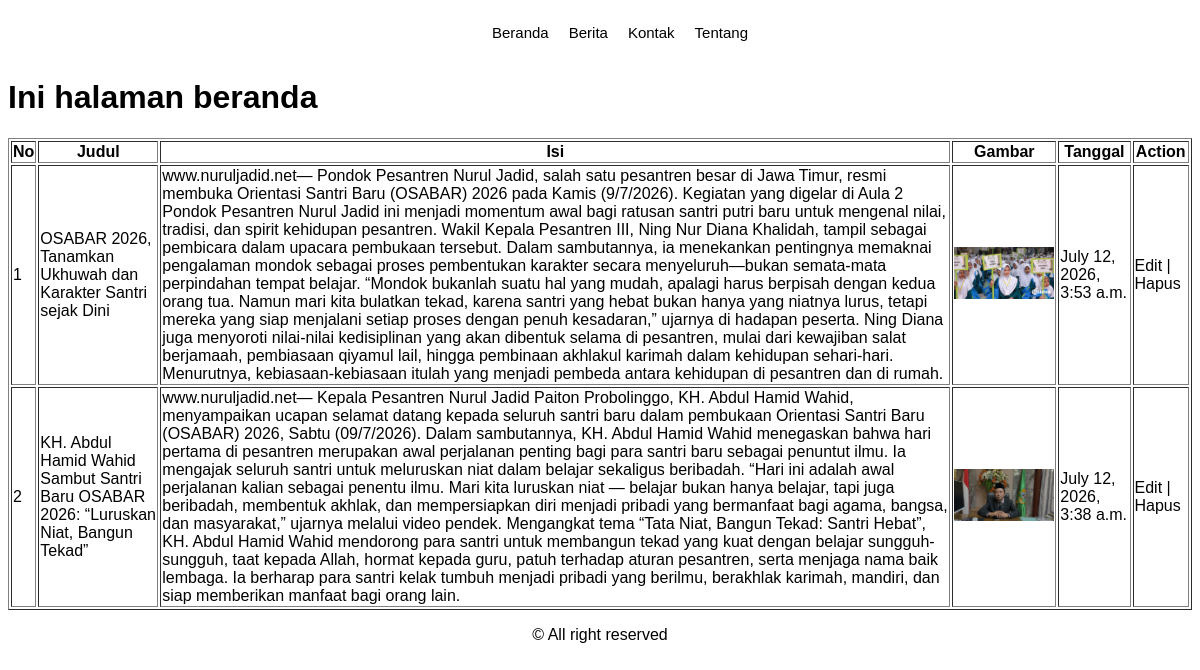
The page / on the database its author committed.
### website/models.py (models this page shows, shortened)
class Berita(models.Model):
    judul = models.CharField(max_length=150)
    isi = models.TextField()
    gambar = models.ImageField(upload_to='gambar/berita/', blank=True, null=True)
    tanggal = models.DateTimeField(auto_now_add=True)

### website/views.py (the view)
# urls.py: path('', views.beranda, name='beranda'),
def beranda(request):
  berita_list = Berita.objects.all().order_by('-tanggal') #mengambil semua berita dan mengurutkanny aberdasarkan tanggal terbaru
  context = {
    'berita_list' : berita_list
  }
  return render(request, 'website/beranda.html', context)

### templates/website/beranda.html (shortened to what this page needs)
{% extends 'base.html' %}
{% block content %}
<h1>Ini halaman beranda</h1>
<table class="berita" border="1">
  <thead>
    <tr>
      <th>No</th>
      <th>Judul</th>
      <th>Isi</th>
      <th>Gambar</th>
      <th>Tanggal</th>
      <th>Action</th>
    </tr>
  </thead>
  <tbody>
    {% for berita in berita_list %}
    <tr>
      <td>{{ forloop.counter }}</td>
      <td>{{ berita.judul }}</td>
      <td>{{ berita.isi }}</td>
      <td><img src="{{ berita.gambar.url}}" alt=" {{ berita.judul }}" width="100"></td>
      <td>{{ berita.tanggal }}</td>
      <td>Edit | Hapus</td>
    </tr>
    {% endfor %}
  </tbody>
</table>
{% endblock %}

### templates/base.html (shortened to what this page needs)
<!DOCTYPE html>
<html lang="en">
<head>
</head>
<body>
  {% include 'topbar.html' %}
  {% block content %}
  {% endblock %}
  {% include 'footer.html' %}
</body>
</html>

### templates/topbar.html
<div class="topbar">
  <nav class="navTopbar">
    <ul>
      <li><a href="{% url 'beranda' %}">Beranda</a></li>
      <li><a href="{% url 'berita' %}">Berita</a></li>
      <li><a href="{% url 'kontak' %}">Kontak</a></li>
      <li><a href="{% url 'tentang' %}">Tentang</a></li>
    </ul>
  </nav>
</div>

### templates/footer.html
<div class="footer">
  <p>&copy; All right reserved</p>
</div>

### templates/base.html (style rules this page uses)
body { font-family: Arial, Helvetica, sans-serif; }
.navTopbar { display: flex; justify-content: center; }
.navTopbar ul { display: flex; list-style: none; gap: 20px; }
.navTopbar ul li a { text-decoration: none; font-size: 15px; color: black; }
.footer { text-align: center; }

### rows shown on the page
Berita: judul "OSABAR 2026, Tanamkan Ukhuwah dan Karakter Santri sejak Dini", isi "www.nuruljadid.net— Pondok Pesantren Nurul Jadid, salah satu pesantren besar di Jawa Timur, resmi membuka Orientasi Santri Baru (OSABAR) 2026 pada Kamis (9/7/2026). Kegiatan yang digelar di Aula 2 Pondok Pesantren Nurul Jadid ini menjadi momentum awal bagi ratusan santri putri baru untuk mengenal nilai, tradisi, dan spirit kehidupan pesantren. Wakil Kepala Pesantren III, Ning Nur Diana Khalidah, tampil sebagai pembicara dalam upacara pembukaan tersebut. Dalam sambutannya, ia menekankan pentingnya memaknai pengalaman mondok sebagai proses pembentukan karakter secara menyeluruh—bukan semata-mata perpindahan tempat belajar. “Mondok bukanlah suatu hal yang mudah, apalagi harus berpisah dengan…", gambar (picture), tanggal "July 12, 2026, 3:53 a.m."
Berita: judul "KH. Abdul Hamid Wahid Sambut Santri Baru OSABAR 2026: “Luruskan Niat, Bangun Tekad”", isi "www.nuruljadid.net— Kepala Pesantren Nurul Jadid Paiton Probolinggo, KH. Abdul Hamid Wahid, menyampaikan ucapan selamat datang kepada seluruh santri baru dalam pembukaan Orientasi Santri Baru (OSABAR) 2026, Sabtu (09/7/2026). Dalam sambutannya, KH. Abdul Hamid Wahid menegaskan bahwa hari pertama di pesantren merupakan awal perjalanan penting bagi para santri baru sebagai penuntut ilmu. Ia mengajak seluruh santri untuk meluruskan niat dalam belajar sekaligus beribadah. “Hari ini adalah awal perjalanan kalian sebagai penentu ilmu. Mari kita luruskan niat — belajar bukan hanya belajar, tapi juga beribadah, membentuk akhlak, dan mempersiapkan diri menjadi pribadi yang bermanfaat bagi agama,…", gambar (picture), tanggal "July 12, 2026, 3:38 a.m."
